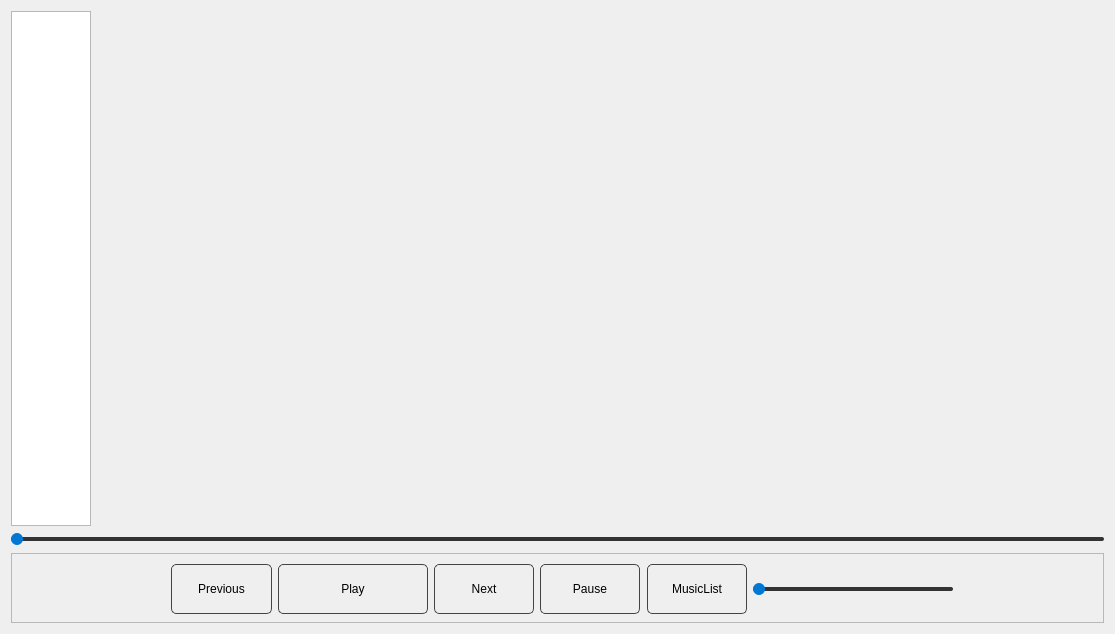
<?xml version="1.0" encoding="UTF-8"?>
<ui version="4.0">
 <class>Form</class>
 <widget class="QWidget" name="Form">
  <property name="geometry">
   <rect>
    <x>0</x>
    <y>0</y>
    <width>1115</width>
    <height>634</height>
   </rect>
  </property>
  <property name="minimumSize">
   <size>
    <width>0</width>
    <height>50</height>
   </size>
  </property>
  <property name="windowTitle">
   <string>MusicPlayer</string>
  </property>
  <property name="styleSheet">
   <string notr="true">/* 给主背景设置圆角和深色主题 */
QWidget#MusicPlayer {
    background-color: #1e1e1e;
    color: #ffffff;
    border-radius: 12px;
}

/* 美化进度条 */
QSlider::groove:horizontal {
    height: 4px;
    background: #333;
    border-radius: 2px;
}
QSlider::handle:horizontal {
    background: #0078d4;
    width: 12px;
    margin: -4px 0;
    border-radius: 6px;
}

/* 列表样式 */
QTableWidget {
    background-color: transparent;
    alternate-background-color: #252525;
    gridline-color: transparent;
    border: none;
}
QPushButton {
    border-radius: 5px;
    border: 1px solid #444;
}

QPushButton:hover {
    background-color: #0078d4; /* 蓝色悬停感 */
}</string>
  </property>
  <layout class="QVBoxLayout" name="verticalLayout_2">
   <item>
    <layout class="QHBoxLayout" name="horizontalLayout_2">
     <item>
      <widget class="QListWidget" name="setList">
       <property name="minimumSize">
        <size>
         <width>0</width>
         <height>0</height>
        </size>
       </property>
       <property name="maximumSize">
        <size>
         <width>80</width>
         <height>16777215</height>
        </size>
       </property>
      </widget>
     </item>
     <item>
      <widget class="QStackedWidget" name="mainStacked">
       <property name="currentIndex">
        <number>0</number>
       </property>
       <widget class="QWidget" name="page"/>
       <widget class="QWidget" name="page_2"/>
      </widget>
     </item>
     <item>
      <widget class="QTableWidget" name="musicList">
       <property name="maximumSize">
        <size>
         <width>150</width>
         <height>16777215</height>
        </size>
       </property>
      </widget>
     </item>
    </layout>
   </item>
   <item>
    <layout class="QVBoxLayout" name="verticalLayout">
     <item>
      <widget class="QSlider" name="progressSlider">
       <property name="minimumSize">
        <size>
         <width>0</width>
         <height>0</height>
        </size>
       </property>
       <property name="orientation">
        <enum>Qt::Orientation::Horizontal</enum>
       </property>
      </widget>
     </item>
     <item>
      <widget class="QFrame" name="frame">
       <property name="minimumSize">
        <size>
         <width>0</width>
         <height>70</height>
        </size>
       </property>
       <property name="layoutDirection">
        <enum>Qt::LayoutDirection::LeftToRight</enum>
       </property>
       <property name="autoFillBackground">
        <bool>true</bool>
       </property>
       <property name="frameShape">
        <enum>QFrame::Shape::StyledPanel</enum>
       </property>
       <property name="frameShadow">
        <enum>QFrame::Shadow::Raised</enum>
       </property>
       <widget class="QWidget" name="layoutWidget">
        <property name="geometry">
         <rect>
          <x>160</x>
          <y>10</y>
          <width>782</width>
          <height>52</height>
         </rect>
        </property>
        <layout class="QHBoxLayout" name="horizontalLayout">
         <item>
          <widget class="QPushButton" name="formerBtn">
           <property name="minimumSize">
            <size>
             <width>100</width>
             <height>50</height>
            </size>
           </property>
           <property name="text">
            <string>Previous</string>
           </property>
          </widget>
         </item>
         <item>
          <widget class="QPushButton" name="playBtn">
           <property name="minimumSize">
            <size>
             <width>150</width>
             <height>50</height>
            </size>
           </property>
           <property name="text">
            <string>Play</string>
           </property>
          </widget>
         </item>
         <item alignment="Qt::AlignmentFlag::AlignHCenter">
          <widget class="QPushButton" name="nextBtn">
           <property name="minimumSize">
            <size>
             <width>100</width>
             <height>50</height>
            </size>
           </property>
           <property name="text">
            <string>Next</string>
           </property>
          </widget>
         </item>
         <item alignment="Qt::AlignmentFlag::AlignHCenter">
          <widget class="QPushButton" name="pauseBtn">
           <property name="minimumSize">
            <size>
             <width>100</width>
             <height>50</height>
            </size>
           </property>
           <property name="text">
            <string>Pause</string>
           </property>
          </widget>
         </item>
         <item>
          <widget class="QPushButton" name="listBtn">
           <property name="minimumSize">
            <size>
             <width>100</width>
             <height>50</height>
            </size>
           </property>
           <property name="text">
            <string>MusicList</string>
           </property>
          </widget>
         </item>
         <item>
          <widget class="QSlider" name="radioSlider">
           <property name="minimumSize">
            <size>
             <width>200</width>
             <height>50</height>
            </size>
           </property>
           <property name="maximumSize">
            <size>
             <width>200</width>
             <height>100</height>
            </size>
           </property>
           <property name="orientation">
            <enum>Qt::Orientation::Horizontal</enum>
           </property>
          </widget>
         </item>
        </layout>
       </widget>
      </widget>
     </item>
    </layout>
   </item>
  </layout>
 </widget>
 <resources/>
 <connections/>
</ui>
